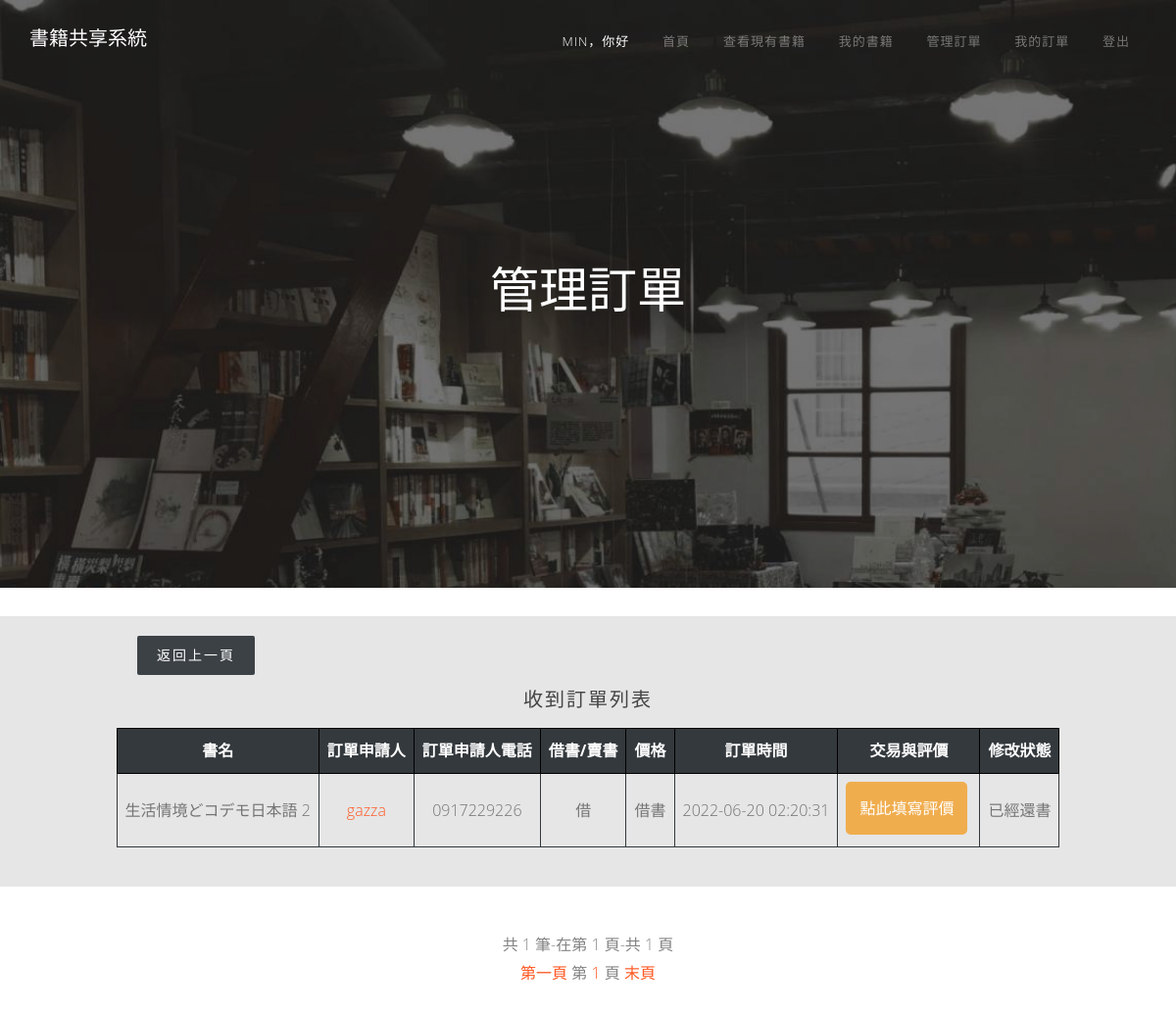
The page /manage.php (signed in) on the database its author committed.
### tables this page shows
CREATE TABLE `user` (
  `user_id` varchar(15) NOT NULL,
  `user_name` varchar(50) NOT NULL,
  `user_p` varchar(50) NOT NULL,
  `user_t` varchar(10) NOT NULL
);

CREATE TABLE `trade` (
  `trade_id` int(10) NOT NULL,
  `book_id` int(10) NOT NULL,
  `buy_id` varchar(10) NOT NULL,
  `t_date` datetime NOT NULL DEFAULT CURRENT_TIMESTAMP,
  `t_status_1` tinyint(1) NOT NULL,
  `t_status_2` tinyint(1) NOT NULL
);

CREATE TABLE `book` (
  `book_id` int(10) NOT NULL,
  `owner_id` varchar(10) NOT NULL,
  `book_name` varchar(100) NOT NULL,
  `book_athor` varchar(50) NOT NULL,
  `book_pub` varchar(100) NOT NULL,
  `book_cat` varchar(10) NOT NULL,
  `book_pic` varchar(50) NOT NULL,
  `buy_sit` tinyint(1) NOT NULL,
  `buy_b` varchar(2) NOT NULL,
  `s_price` int(10) DEFAULT NULL
);

### manage.php (the view, shortened to what this page needs)
<!DOCTYPE html>
<html class="no-js">
<head>
    <link rel="stylesheet" href="css/superfish.css">
    <link rel="stylesheet" href="css/bootstrap-datepicker.min.css">
    <link rel="stylesheet" href="css/cs-select.css">
    <link rel="stylesheet" href="css/cs-skin-border.css">
    <link rel="stylesheet" href="css/themify-icons.css">
    <link rel="stylesheet" href="css/flaticon.css">
    <link rel="stylesheet" href="css/icomoon.css">
    <link rel="stylesheet" href="css/flexslider.css">
    <link rel="stylesheet" href="css/style.css">
</head>
<body>
    <div id="fh5co-wrapper">
        <div id="fh5co-page">
            <div id="fh5co-header">
                <header id="fh5co-header-section">
                    <div class="container">
                        <div class="nav-header">
                            <h1 id="fh5co-logo"><a href="index.php">書籍共享系統</a></h1>
                            <nav id="fh5co-menu-wrap" role="navigation">
                                <ul class="sf-menu" id="fh5co-primary-menu">
                                    <?php
                                        include "navbar.php";
                                    ?>
                                </ul>
                            </nav>
                        </div>
                    </div>
                </header>
            </div>
            <div class="fh5co-parallax" style="background-image: url(images/147958.jpg);" data-stellar-background-ratio="0.5">
                <div class="overlay"></div>
                <div class="container">
                    <div class="row">
                        <div class="col-md-12 col-md-offset-0 col-sm-12 col-sm-offset-0 col-xs-12 col-xs-offset-0 text-center fh5co-table">
                            <div class="fh5co-intro fh5co-table-cell">
                                <h1 class="text-center">管理訂單</h1>
                            </div>
                        </div>
                    </div>
                </div>
            </div><br>
            <div>
                <div style="width: 100%; background-color:#e6e6e6;padding-left:40px;padding-right:40px; margin-bottom: 40px;padding-bottom:40px">
                    <a href='index.php' class='btn btn-primary btn-luxe-primary' style="margin-top: 20px; margin-left: 100px;">返回上一頁<i class='ti-angle-right'></i></a>
                    <div class="row">
                        <div class="col-md-12" style="height: 50px;">
                            <div class="section-title text-center" style="padding-top:10px;">
                                <h2>收到訂單列表</h2>
                            </div>
                        </div>
                    </div>
                    <div class="row" style="text-align:center">
                                <?php
                                $link = mysqli_connect("localhost","root","12345678","user");
                                $sqlt = "select b.book_name, u.user_name, u.user_t, b.buy_b, b.s_price, t.t_date, t.trade_id, b.book_id, t.t_status_1, u.user_id, b.buy_sit from trade as t, user as u, book as b where b.book_id = t.book_id and b.owner_id = '$record[0]' and  u.user_id = t.buy_id and t.t_status_1 != 4 and t.t_status_1 != 1";
                                $result = mysqli_query($link, $sqlt);
                                $record = mysqli_num_rows($result);
                                $row = mysqli_num_rows($result);
                                $per = 9;
                                @$pages = ceil($record/$per);
                                if (!isset($_GET["page"])){
                                    $page=1;
                                } else {
                                    $page = intval($_GET["page"]);
                                }
                                if($row > 0){
                                ?>
                                <table style="margin-right:auto;margin-left:auto;">
                                <thead>
                                    <tr>
                                        <th>書名</th>
                                        <th>訂單申請人</th>
                                        <th>訂單申請人電話</th>
                                        <th>借書/賣書</th>
                                        <th>價格</th>
                                        <th>訂單時間</th>
                                        <th>交易與評價</th>
                                        <th>修改狀態</th>
                                    </tr>
                                </thead>
                                <tbody>
                                <?
                                    while($row=mysqli_fetch_row($result)){
                                ?>
                                        <form action="dblink2.php" method="post">
                                <?
                                        $u_name = $row[1];
                                        if($row[3]=="b"){
                                            $row[3]="買";
                                            $row[4]="NT$$row[4]";
                                        }
                                        else{
                                            $row[3]="借";
                                            $row[4]="借書";
                                        }
                                        echo "<tr>
                                        <td>$row[0]</td>
                                        <td><a href=user.php?uid=$row[9]>$u_name</a></td>
                                        <td>$row[2]</td>
                                        <td>$row[3]</td>
                                        <td>$row[4]</td>
                                        <td>$row[5]</td>
                                        <input type=hidden name=buy_brw value=$row[3]>
                                        <input type=hidden name=buyer_id value=$row[9]>
                                        <input type=hidden name=bkid value=$row[7]>
                                        <input type=hidden name=tid value=$row[6]>
                                        ";
                                    if($row[8]== 0){
                                ?>
                                        <input type="hidden" name="method" value="judge">
                                        <td><input class="btn btn-warning" type="submit" name="agree" value="同意交易" style="border-radius: 5px;">
                                        <input class="btn btn-warning" type="submit" name="no" value="拒絕交易" style="border-radius: 5px;"></td>
                                <?
                                     }elseif($row[8] == 2){
                                ?>
                                        <td><input class="btn btn-warning" type="submit" name="rate" value="點此填寫評價" style="border-radius: 5px;"></td>
                                <?
                                        }
                                      else{
                                ?>
                                            <td>已填寫評論</td>
                                <?
                                        }
                                    if($row[3] == '借' and $row[8] > 1){
                                        if($row[10] == 1){
                                ?>
                                            <td><input class="btn btn-warning" type="submit" name="back" value="已經還書" style="border-radius: 5px;"></td>
                                <?
                                        }else{
                                ?>
                                            <td>已經還書</td>
                                <?
                                        }
                                    }
                                ?>
                                    </form>
                                <?
                                    }
                                }
                                else{
                                    echo "<div class='section-title text-center' style='padding-top:20px'>
                                    <h1 style='color:red'>你沒有訂單</h1>
                                    </div>";
                                }
                                ?>
                            </tbody>
                        </table>
                    </div>
                </div>
                <footer id="footer" style=" padding: 5px; text-align: center">
                         <?php
                        echo '共 '.$record.' 筆-在第 '.$page.' 頁-共 '.$pages.' 頁';
                        echo "<br /><a href=?page=1>第一頁</a> ";
                        echo "第 ";
                        for( $i=1 ; $i<=$pages ; $i++ ) {
                        if ( $page-3 < $i && $i < $page+3 ) {
                            echo "<a href=?page=".$i.">".$i."</a> ";
                            }
                        }
                        echo " 頁 <a href=?page=".$pages.">末頁</a><br /><br />";
                        ?>
                    </footer>
            </div>
        </div>
    </div>
</body>
</html>

### navbar.php
<?
if(isset($_GET["status"]) && $_GET["status"]=="logout"){
    session_destroy();
}
else{
    if(isset($_SESSION["user_id"])){
        $type=$_SESSION["user_id"];
    }
}
$link=mysqli_connect("localhost","root","12345678","user");
@$sql="select * from user where user_id = $type";
@$rs=mysqli_query($link,$sql);
@$record = mysqli_fetch_row($rs);
if(isset($type)){
    echo "<li><a class='active' href='user.php?uid=$record[0]'>$record[1]，你好</a></li><li><a href='index.php'>首頁</a></li><li><a href='books.php'>查看現有書籍</a></li><li><li><a href='my.php'>我的書籍</a></li><li><a href='manage.php'>管理訂單</a><li></li><li><a href='order.php'>我的訂單</a><li><a href='index.php?status=logout'>登出</a></li>";
}
else{
    echo "<li><a class='active' href='index.php'>主頁</a></li><li><a href='books.php'>查看現有書籍</a></li><li><a href='login.php'>登入</a></li>";
}
?>

### css/superfish.css (style rules this page uses)
.sf-menu, .sf-menu * { margin: 0; padding: 0; list-style: none; }
.sf-menu li { position: relative; }
.sf-menu > li { float: left; }
.sf-menu a { display: block; position: relative; }
.sf-menu { float: left; margin-bottom: 1em; }
.sf-menu a { border-left: 1px solid #fff; border-top: 1px solid #dFeEFF; border-top: 1px solid rgba(255,255,255,.5); padding: .75em 1em; text-decoration: none; zoom: 1; }
.sf-menu a { color: #13a; }
.sf-menu li { background: #BDD2FF; white-space: nowrap; *white-space: normal; -webkit-transition: background .2s; transition: background .2s; }

### manage.php (style rules this page uses)
table { border: 0; border-collapse: collapse; }
th { background-color: #34393d; border: solid 1px #000; padding: 8px; color: #fff; text-align: center; }
td { border: solid 1px #34393d; text-align: center; padding: 8px; color: #757575; }

### rows shown on the page
user: user_name "MIN"
trade: book.book_name "生活情境どコデモ日本語 2", buy.user_name "gazza", buy.user_t "0917229226", row "借", row "借書", t_date "2022-06-20 02:20:31", shows "已經還書"

### other values the page prints
$record "1"
$page "1"
$pages "1"
